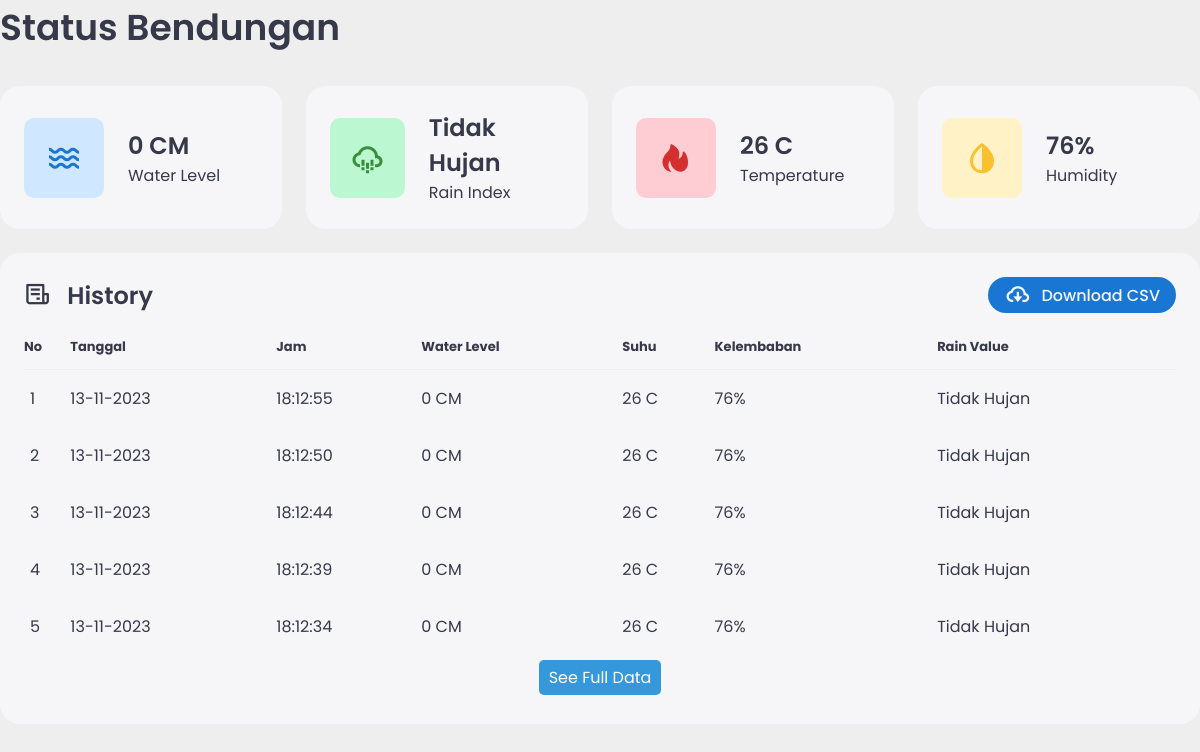
The page /smartdam/menu/history.php on the database its author committed.
### tables this page shows
CREATE TABLE `bendungan` (
  `id` int(11) NOT NULL,
  `tgl` varchar(12) DEFAULT NULL,
  `jam` varchar(12) DEFAULT NULL,
  `ketinggian` int(2) DEFAULT NULL,
  `suhu` int(2) DEFAULT NULL,
  `kelembaban` int(2) DEFAULT NULL,
  `rain_value` varchar(15) DEFAULT NULL
);

### smartdam/menu/history.php (the view, shortened to what this page needs)
<?php
    $no = 0;
    $koneksi = mysqli_connect("localhost", "id20397065_orlando", "Data_mahasiswa123", "id20397065_data_mhs");
    $query = mysqli_query($koneksi, "SELECT * FROM bendungan ORDER BY id DESC LIMIT 6");
    $result = mysqli_fetch_array($query);
?>
<!DOCTYPE html>
<html lang="en">
<head>
    <link href='https://unpkg.com/boxicons@2.1.4/css/boxicons.min.css' rel='stylesheet'>
    <link rel="stylesheet" href="../css/style.css">
</head>
<body>
    <div class="header">
        <div class="left">
            <h1>Status Bendungan</h1>
        </div>
    </div>
    <ul class="insights">
        <li>
            <i class='bx bx-water'></i>
            <span class="info">
                <h3><?= $result['ketinggian'] . " CM"; ?></h3>
                <p>Water Level</p>
            </span>
        </li>
        <li><i class='bx bx-cloud-light-rain'></i>
            <span class="info">
                <h3><?= $result['rain_value']; ?></h3>
                <p>Rain Index</p>
            </span>
        </li>
        <li><i class='bx bxs-hot'></i>
            <span class="info">
                <h3><?= $result['suhu'] . " C"; ?></h3>
                <p>Temperature</p>
            </span>
        </li>
        <li><i class='bx bxs-droplet-half'></i>
            <span class="info">
                <h3><?= $result['kelembaban'] . "%"; ?></h3>
                <p>Humidity</p>
            </span>
        </li>
    </ul>
    <div class="bottom-data">
        <div class="orders">
            <div class="header">
                <i class='bx bx-receipt'></i>
                <h3>History</h3>
                <a href="api/generate_csv.php" class="report">
                    <i class='bx bx-cloud-download'></i>
                    <span>Download CSV</span>
                </a>
            </div>
            <table>
                <thead>
                    <tr>
                        <th>No</th>
                        <th>Tanggal</th>
                        <th>Jam</th>
                        <th>Water Level</th>
                        <th>Suhu</th>
                        <th>Kelembaban</th>
                        <th>Rain Value</th>
                    </tr>
                </thead>
                <tbody>
                    <?php
                        while ($result = mysqli_fetch_array($query)) {
                        $no++;
                        ?>
                            <tr>
                                <td><?= $no; ?></td>
                                <td><?= $result['tgl']; ?></td>
                                <td><?= $result['jam']; ?></td>
                                <td><?= $result['ketinggian'] . " CM"; ?></td>
                                <td><?= $result['suhu'] . " C"; ?></td>
                                <td><?= $result['kelembaban'] . "%"; ?></td>
                                <td><?= $result['rain_value']; ?></td>
                            </tr>
                    <?php } ?>
                </tbody>
            </table>
            <ul class='pagination'>
                <li>
                    <a class='page-link' href='menu/history_full.php' target='_blank'>
                        See Full Data
                    </a>
                </li>
            </ul>
        </div>
    </div>
</body>
</html>

### smartdam/css/style.css (style rules this page uses)
:root { --light: #f6f6f9; --primary: #1976D2; --light-primary: #CFE8FF; --grey: #eee; --dark-grey: #AAAAAA; --dark: #363949; --danger: #D32F2F; --light-danger: #FECDD3; --warning: #FBC02D; --light-warning: #FFF2C6; --success: #388E3C; --light-success: #BBF7D0; }
* { margin: 0; padding: 0; box-sizing: border-box; font-family: 'Poppins', sans-serif; }
.bx { font-size: 1.7rem; }
a { text-decoration: none; }
li { list-style: none; }
html { overflow-x: hidden; }
body { background: var(--grey); overflow-x: hidden; }
.header { display: flex; align-items: center; justify-content: space-between; grid-gap: 16px; flex-wrap: wrap; }
.header .left h1 { font-size: 36px; font-weight: 600; margin-bottom: -5px; color: var(--dark); }
.insights { display: grid; grid-template-columns: repeat(auto-fit, minmax(240px, 1fr)); grid-gap: 24px; margin-top: 36px; }
.insights li { padding: 24px; background: var(--light); border-radius: 20px; display: flex; align-items: center; grid-gap: 24px; }
.insights li .bx { width: 80px; height: 80px; border-radius: 10px; font-size: 36px; display: flex; align-items: center; justify-content: center; }
.insights li:nth-child(1) .bx { background: var(--light-primary); color: var(--primary); }
.insights li:nth-child(2) .bx { background: var(--light-success); color: var(--success); }
.insights li:nth-child(3) .bx { background: var(--light-danger); color: var(--danger); }
.insights li:nth-child(4) .bx { background: var(--light-warning); color: var(--warning); }
.insights li .info h3 { font-size: 24px; font-weight: 600; color: var(--dark); }
.insights li .info p { color: var(--dark); }
.bottom-data { display: flex; flex-wrap: wrap; grid-gap: 24px; margin-top: 24px; width: 100%; color: var(--dark); }
.bottom-data>div { border-radius: 20px; background: var(--light); padding: 24px; overflow-x: auto; }
.bottom-data .header { display: flex; align-items: center; grid-gap: 16px; margin-bottom: 24px; }
.bottom-data .header h3 { margin-right: auto; font-size: 24px; font-weight: 600; }
.bottom-data .header .bx { cursor: pointer; }
.bottom-data .orders { flex-grow: 1; flex-basis: 500px; }
.bottom-data .orders table { width: 100%; border-collapse: collapse; }
.bottom-data .orders table th { padding-bottom: 12px; font-size: 13px; text-align: left; border-bottom: 1px solid var(--grey); }
.bottom-data .orders table td { padding: 16px 0; }
.bottom-data .orders table tr td:first-child { display: flex; align-items: center; grid-gap: 12px; padding-left: 6px; }
.bottom-data .orders table tbody tr { cursor: pointer; transition: all 0.3s ease; }
.pagination { display: flex; list-style: none; padding: 0; justify-content: center; }
.pagination li { margin: 5px; }
.pagination a, .pagination .page-link { display: block; padding: 5px 10px; background-color: #3498db; color: #fff; text-decoration: none; border-radius: 5px; transition: background-color 0.3s; }
.bottom-data .header { min-width: 576px; }
.bottom-data .orders table { min-width: 576px; }

### smartdam/menu/history.php (style rules this page uses)
.report { height: 36px; padding: 0 16px; border-radius: 36px; background: var(--primary); color: var(--light); display: flex; align-items: center; justify-content: center; grid-gap: 10px; font-weight: 500; }

### rows shown on the page
bendungan: ketinggian "0", rain_value "Tidak Hujan", suhu "26", kelembaban "76"
bendungan: tgl "13-11-2023", jam "18:12:55", ketinggian "0", suhu "26", kelembaban "76", rain_value "Tidak Hujan"
bendungan: tgl "13-11-2023", jam "18:12:50", ketinggian "0", suhu "26", kelembaban "76", rain_value "Tidak Hujan"
bendungan: tgl "13-11-2023", jam "18:12:44", ketinggian "0", suhu "26", kelembaban "76", rain_value "Tidak Hujan"
bendungan: tgl "13-11-2023", jam "18:12:39", ketinggian "0", suhu "26", kelembaban "76", rain_value "Tidak Hujan"
bendungan: tgl "13-11-2023", jam "18:12:34", ketinggian "0", suhu "26", kelembaban "76", rain_value "Tidak Hujan"
